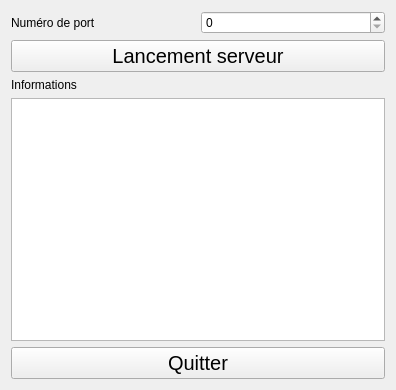
<?xml version="1.0" encoding="UTF-8"?>
<ui version="4.0">
 <class>AuditServeurMultiWidget</class>
 <widget class="QWidget" name="AuditServeurMultiWidget">
  <property name="geometry">
   <rect>
    <x>0</x>
    <y>0</y>
    <width>396</width>
    <height>390</height>
   </rect>
  </property>
  <property name="windowTitle">
   <string>AuditServeurMultiWidget</string>
  </property>
  <layout class="QGridLayout" name="gridLayout_2">
   <item row="0" column="0">
    <layout class="QGridLayout" name="gridLayout">
     <item row="0" column="0">
      <layout class="QVBoxLayout" name="verticalLayout_5">
       <item>
        <layout class="QHBoxLayout" name="horizontalLayout_3">
         <item>
          <widget class="QLabel" name="label_5">
           <property name="text">
            <string>Numéro de port</string>
           </property>
          </widget>
         </item>
         <item>
          <widget class="QSpinBox" name="spinBoxNumeroPort_3">
           <property name="maximum">
            <number>9999</number>
           </property>
          </widget>
         </item>
        </layout>
       </item>
       <item>
        <widget class="QPushButton" name="pushButtonLancementServeur_3">
         <property name="font">
          <font>
           <pointsize>15</pointsize>
          </font>
         </property>
         <property name="text">
          <string>Lancement serveur</string>
         </property>
        </widget>
       </item>
      </layout>
     </item>
     <item row="1" column="0">
      <layout class="QVBoxLayout" name="verticalLayout_6">
       <item>
        <widget class="QLabel" name="label_6">
         <property name="text">
          <string>Informations</string>
         </property>
        </widget>
       </item>
       <item>
        <widget class="QTextEdit" name="textEditLogs_3"/>
       </item>
       <item>
        <widget class="QPushButton" name="pushButtonQuitter_3">
         <property name="font">
          <font>
           <pointsize>15</pointsize>
          </font>
         </property>
         <property name="text">
          <string>Quitter</string>
         </property>
        </widget>
       </item>
      </layout>
     </item>
    </layout>
   </item>
  </layout>
 </widget>
 <resources/>
 <connections/>
</ui>
